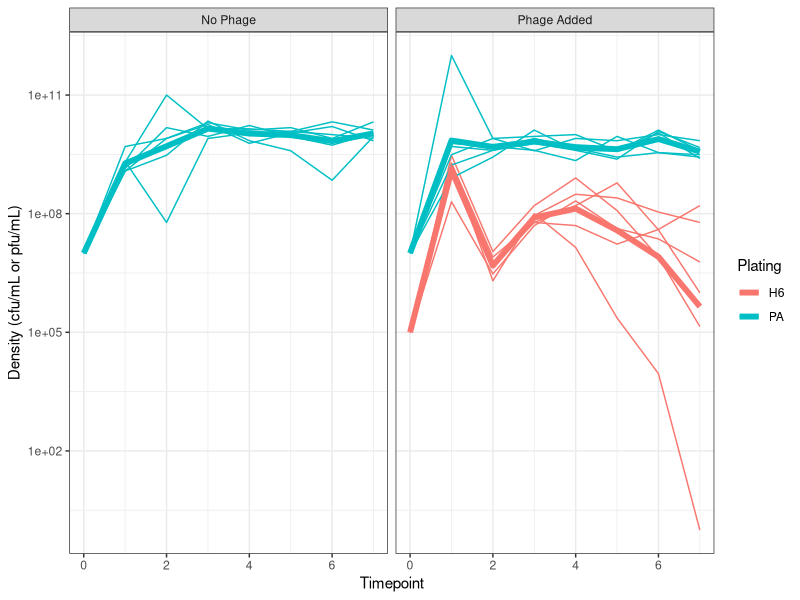
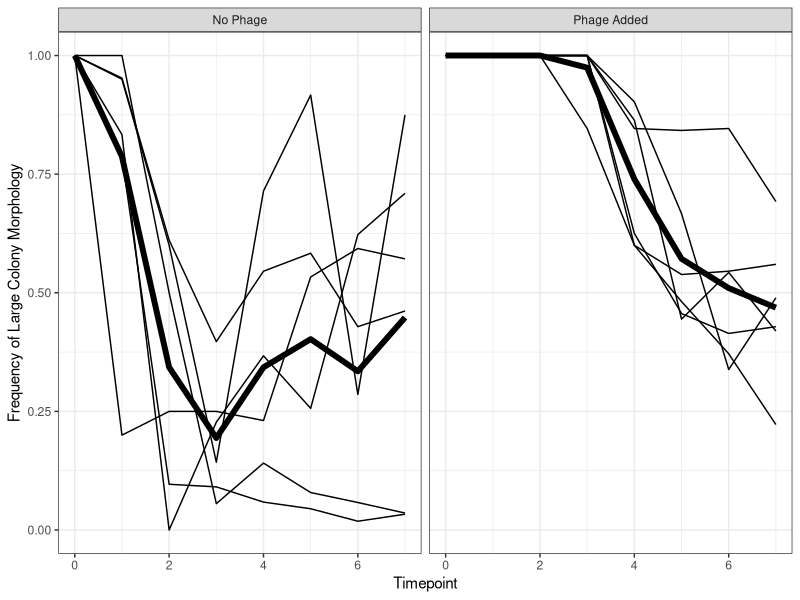
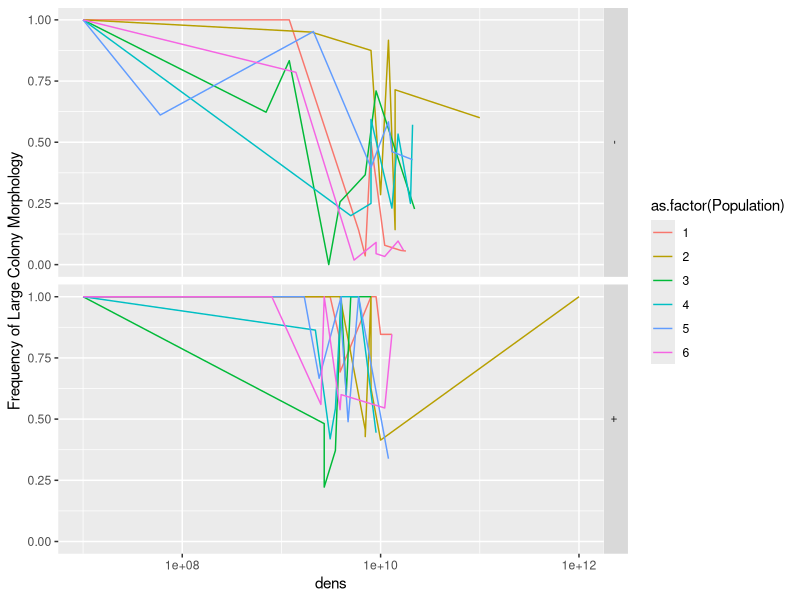

Generate these figures, in order, with R:
library(ggplot2)
library(tidyr)
library(dplyr)

evol_dens <- read.csv("2021-07-28_PA14H6_Coevol.csv", stringsAsFactors = F)
colnames(evol_dens)[5:13] <- paste("-", 0:8, sep = "")

#Pivot longer
evol_dens_lng <- as.data.frame(
  tidyr::pivot_longer(evol_dens, cols = starts_with("-"),
                      names_to = "Dilution", values_to = "count"))
evol_dens_lng <- evol_dens_lng[evol_dens_lng$count != "", ]

#For pop +2 at timepoint 1 bc density was too high to measure estimate it
# as 100 cfu at -8
evol_dens_lng$count[evol_dens_lng$Plating == "PA" & evol_dens_lng$Treat == "+" &
              evol_dens_lng$Population == 2 & evol_dens_lng$Timepoint == 1 &
                evol_dens_lng$Dilution == "-8"] <- 100

#Calculate densities & frequencies
evol_dens_lng <- group_by(evol_dens_lng, Timepoint, Plating, Treat, Population)
evol_dens_sum <- summarize(
  evol_dens_lng,
  dens_dil = max(as.numeric(Dilution[!(count %in% c("clumped", "lacy", "mbc", "too")) &
                            !grepl("~", count)])),
  freq_dil = max(as.numeric(Dilution[!(count %in% c("clumped", "lacy", "mbc", "too"))])),
  dens_val = count[as.numeric(Dilution) == dens_dil],
  freq_val = count[as.numeric(Dilution) == freq_dil],
  dens = NA, freq_L = NA)
for (i in 1:nrow(evol_dens_sum)) {
  #First calculate density
  if (!grepl("[,LS]", evol_dens_sum$dens_val[i])) {
    #If there's not a comma, L, or S, just calculate density (frequency of L is 1)
    evol_dens_sum$dens[i] <- 
      100*as.numeric(evol_dens_sum$dens_val[i])/10**evol_dens_sum$dens_dil[i]
  } else {
    #If there's a comma, split, sum, calculate density
    temp_d <- strsplit(evol_dens_sum$dens_val[i], split = ",")[[1]]
    temp_d <- gsub("[SL]", "", temp_d)
    evol_dens_sum$dens[i] <-
      100*sum(as.numeric(temp_d))/10**evol_dens_sum$dens_dil[i]
  }
  #Now calculate frequency
  if (!grepl("[,LS]", evol_dens_sum$freq_val[i])) {
    #If there's not a comma, L, or S, frequency of L is 1
    evol_dens_sum$freq_L[i] <- 1
  } else {
    #If there's a comma, L, or S, split, calculate frequency
    temp_f <- strsplit(evol_dens_sum$freq_val[i], split = ",")[[1]]
    temp_f <- gsub("~", "", temp_f)
    types <- substr(temp_f, nchar(temp_f), nchar(temp_f))
    temp_f <- substr(temp_f, 1, nchar(temp_f)-1)
    if (length(types) == 1) {
      if (types[1] == "L") {evol_dens_sum$freq_L[i] <- 1
      } else if (types[1] == "S") {evol_dens_sum$freq_L[i] <- 0
      }
    } else {
      evol_dens_sum$freq_L[i] <- 
        as.numeric(temp_f[which(types == "L")])/sum(as.numeric(temp_f))
    }
  }
}

#Add pseudo-data on initial inoculation densities
evol_dens_sum <- 
  full_join(evol_dens_sum,
            data.frame("dens" = c(rep(10**7, 12), rep(10**5, 6)),
                       "Timepoint" = rep(0, 18),
                       "Plating" = c(rep("PA", 12), rep("H6", 6)),
                       "Treat" = c(rep("-", 6), rep("+", 12)),
                       "Population" = rep(1:6, 3),
                       "freq_L" = rep(1, 18)))
                          
evol_dens_sum_sum <- 
  summarize(group_by(evol_dens_sum, Timepoint, Plating, Treat),
            dens = 10**mean(log10(dens+1)), freq_L = mean(freq_L))
                               

ggplot(data = evol_dens_sum,
       aes(x = Timepoint, y = dens+1, color = Plating)) +
  #geom_point() + 
  geom_line(aes(group = paste(Population, Plating))) +
  geom_line(data = evol_dens_sum_sum, lwd = 2) +
  facet_grid(. ~ Treat,
             labeller = as_labeller(c("+" = "Phage Added",
                                      "-" = "No Phage"))) +
  scale_y_continuous(trans = "log10") +
  xlim(0, NA) +
  labs(y = "Density (cfu/mL or pfu/mL)") +
  theme_bw() +
  NULL

ggplot(data = evol_dens_sum[evol_dens_sum$Plating == "PA", ],
       aes(x = Timepoint, y = freq_L)) +
  geom_line(aes(group = paste(Population, Plating))) +
  geom_line(data = evol_dens_sum_sum[evol_dens_sum_sum$Plating == "PA", ], lwd = 2) +
  facet_grid(. ~ Treat,
             labeller = as_labeller(c("+" = "Phage Added",
                                   "-" = "No Phage"))) +
  xlim(0, NA) +
  labs(y = "Frequency of Large Colony Morphology") +
  theme_bw() +
  NULL

ggplot(data = evol_dens_sum[evol_dens_sum$Plating == "PA", ],
       aes(x = dens, y = freq_L)) +
  geom_line(aes(group = Population, color = as.factor(Population))) +
  scale_x_continuous(trans = "log10") +
  facet_grid(Treat ~ .) +
  labs(y = "Frequency of Large Colony Morphology") +
  NULL
